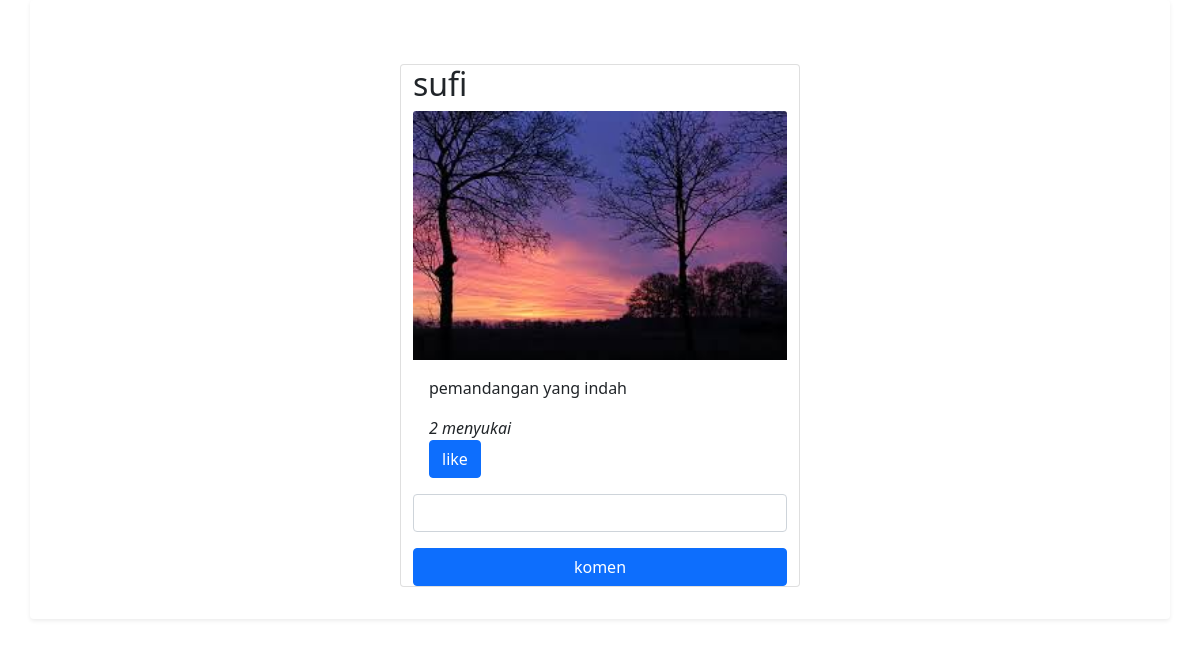
The page /komen.php?id=8 (signed in) on the database its author committed.
### tables this page shows
CREATE TABLE `postingan` (
  `idpost` int(11) NOT NULL,
  `id_user` int(11) DEFAULT NULL,
  `gambar` varchar(100) DEFAULT NULL,
  `text` varchar(200) DEFAULT NULL,
  `suka` int(11) DEFAULT NULL
);

CREATE TABLE `users` (
  `id` int(11) NOT NULL,
  `nama` varchar(64) DEFAULT NULL,
  `tgl` varchar(15) DEFAULT NULL,
  `foto` varchar(64) DEFAULT NULL,
  `username` varchar(64) DEFAULT NULL,
  `pwd` varchar(64) DEFAULT NULL
);

### komen.php (the view, shortened to what this page needs)
<!doctype html>
<html lang="en">
  <head>
    <link href="https://cdn.jsdelivr.net/npm/bootstrap@5.0.0-beta3/dist/css/bootstrap.min.css" rel="stylesheet">
  </head>
  <body>
      <section>
        <div class="container shadow-sm p-3 mb-5 bg-body rounded">
        <?php
                    $dbc = new PDO ('mysql:host=localhost;dbname=instaapp','root','');
                    $query = $dbc->prepare("SELECT * FROM postingan,users WHERE  postingan.idpost=:id AND users.id=postingan.id_user");
                    $query->bindValue(':id', $_GET['id']);
			        $query->execute();
                    foreach ($query as $post) {
                ?>
            <div class="row row justify-content-center mb-3 pt-5">
                    <div class="card" style="width: 25rem;">
                    <h2><?= $post['nama']; ?></h2>
                    <img src="gambar/<?= $post['gambar']; ?>" class="card-img-top" alt="...">
                    <div class="card-body">
                        <p class="card-text"><?= $post['text']; ?></p>
                        <i><?= $post['suka']; ?> menyukai</i> <br>
                        <a href="" class="btn btn-primary">like</a>
                    </div>
                    <div>
                        <form action="" method="post">
                            <div class="mb-3">
                                <input type="text" class="form-control" id="name" aria-describedby="name" name="komen">
                            </div>
                            </div>
                                <button type="submit" class="btn btn-primary" name="submit">komen</button>
                    </div>
                    </div>
                <?php } ?>
            </div>
    </section>
  </body>
</html>

### rows shown on the page
postingan: id_user.nama "sufi", gambar (picture), text "pemandangan yang indah", suka "2"
